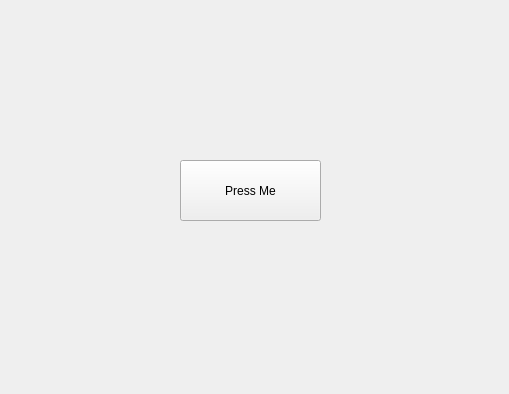
<?xml version="1.0" encoding="UTF-8"?>
<ui version="4.0">
 <class>Form</class>
 <widget class="QWidget" name="Form">
  <property name="geometry">
   <rect>
    <x>0</x>
    <y>0</y>
    <width>509</width>
    <height>394</height>
   </rect>
  </property>
  <property name="windowTitle">
   <string>Form</string>
  </property>
  <widget class="QPushButton" name="pushButton">
   <property name="geometry">
    <rect>
     <x>180</x>
     <y>160</y>
     <width>141</width>
     <height>61</height>
    </rect>
   </property>
   <property name="styleSheet">
    <string notr="true">font: 14pt &quot;MS Shell Dlg 2&quot;;
</string>
   </property>
   <property name="text">
    <string>Press Me</string>
   </property>
  </widget>
 </widget>
 <resources/>
 <connections/>
</ui>
